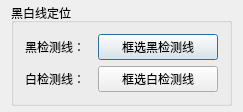
<?xml version="1.0" encoding="UTF-8"?>
<ui version="4.0">
 <class>LineDetectDlg</class>
 <widget class="QDialog" name="LineDetectDlg">
  <property name="geometry">
   <rect>
    <x>0</x>
    <y>0</y>
    <width>243</width>
    <height>101</height>
   </rect>
  </property>
  <property name="sizePolicy">
   <sizepolicy hsizetype="Preferred" vsizetype="Fixed">
    <horstretch>0</horstretch>
    <verstretch>0</verstretch>
   </sizepolicy>
  </property>
  <property name="windowTitle">
   <string>黑白线定位</string>
  </property>
  <layout class="QGridLayout" name="gridLayout_2">
   <property name="topMargin">
    <number>3</number>
   </property>
   <property name="bottomMargin">
    <number>6</number>
   </property>
   <item row="0" column="0">
    <widget class="QGroupBox" name="groupBox">
     <property name="sizePolicy">
      <sizepolicy hsizetype="Preferred" vsizetype="Fixed">
       <horstretch>0</horstretch>
       <verstretch>0</verstretch>
      </sizepolicy>
     </property>
     <property name="title">
      <string>黑白线定位</string>
     </property>
     <layout class="QGridLayout" name="gridLayout">
      <item row="0" column="0">
       <layout class="QFormLayout" name="formLayout">
        <property name="fieldGrowthPolicy">
         <enum>QFormLayout::AllNonFixedFieldsGrow</enum>
        </property>
        <item row="0" column="0">
         <widget class="QLabel" name="label">
          <property name="text">
           <string>黑检测线：  </string>
          </property>
         </widget>
        </item>
        <item row="0" column="1">
         <widget class="QPushButton" name="blackLineBtn">
          <property name="minimumSize">
           <size>
            <width>0</width>
            <height>25</height>
           </size>
          </property>
          <property name="text">
           <string>框选黑检测线</string>
          </property>
         </widget>
        </item>
       </layout>
      </item>
      <item row="1" column="0">
       <layout class="QFormLayout" name="formLayout_2">
        <item row="0" column="0">
         <widget class="QLabel" name="label_2">
          <property name="text">
           <string>白检测线：  </string>
          </property>
         </widget>
        </item>
        <item row="0" column="1">
         <widget class="QPushButton" name="whiteLineBtn">
          <property name="minimumSize">
           <size>
            <width>0</width>
            <height>25</height>
           </size>
          </property>
          <property name="text">
           <string>框选白检测线</string>
          </property>
         </widget>
        </item>
       </layout>
      </item>
     </layout>
    </widget>
   </item>
  </layout>
 </widget>
 <layoutdefault spacing="6" margin="11"/>
 <resources/>
 <connections/>
</ui>
